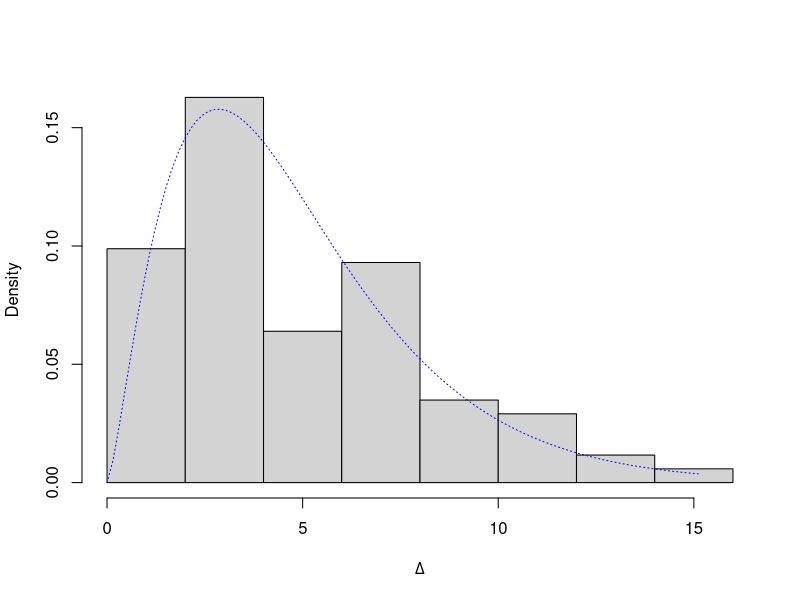

Reproduce this figure in R.
## ---- chunk 1
library(SQUAREM)

bimixEM = function (array_lik, prior, pi_init = NULL, control = list()) 
{
    control.default = list(K = 1, method = 3, square = TRUE, 
        step.min0 = 1, step.max0 = 1, mstep = 4, kr = 1, objfn.inc = 1, 
        tol = 1e-07, maxiter = 5000, trace = FALSE)
    namc = names(control)
    if (!all(namc %in% names(control.default))) 
        stop("unknown names in control: ", namc[!(namc %in% names(control.default))])
    controlinput = modifyList(control.default, control)
    K = dim(array_lik)[1]
    L = dim(array_lik)[2]
    if (is.null(pi_init)) {
        pi_init = c(rep(1/K, K),rep(1/L,L))
    }
    res = squarem(par = pi_init, fixptfn = bifixpoint, objfn = binegpenloglik, 
        array_lik = array_lik, prior = prior, control = controlinput)
    return(list(pihat = 2* normalize(pmax(0, res$par)), B = res$value.objfn, 
        niter = res$iter, converged = res$convergence))
}

bifixpoint = function(pi, array_lik, prior){  
 K = dim(array_lik)[1]
 L = dim(array_lik)[2]
 pi_k = pi[1:K]
 pi_l = pi[-(1:K)]
 prior_k = prior[1:K]
 prior_l = prior[-(1:K)]
 matrix_lik = apply(aperm(array_lik,c(2,1,3))*pi_l,2,colSums)
 pi_knew = fixpoint(pi_k,matrix_lik,prior_k)
 matrix_lik = apply(array_lik*pi_knew,2,colSums)
 pi_lnew = fixpoint(pi_l,matrix_lik,prior_l)
 return(c(pi_knew,pi_lnew))
}

fixpoint = function (pi, matrix_lik, prior) 
{
    pi = normalize(pmax(0, pi))
    m = t(pi * t(matrix_lik))
    m.rowsum = rowSums(m)
    classprob = m/m.rowsum
    pinew = normalize(colSums(classprob) + prior - 1)
    return(pinew)
}

normalize = function (x) 
{
    return(x/sum(x))
}

binegpenloglik = function (pi, array_lik, prior) 
{
    return(-bipenloglik(pi, array_lik, prior))
}

bipenloglik = function (pi, array_lik, prior) 
{
	K = dim(array_lik)[1]
    pi_k = pi[1:K]
    pi_l = pi[-(1:K)]
    loglik = sum(log(colSums(t(apply(pi_k*array_lik,2,colSums))*pi_l)))
    subset = (prior != 1)
    priordens = sum((prior - 1)[subset] * log(pi[subset]))
    return(loglik + priordens)
}
## ---- chunk 2
bilik = function (betahat0, sebetahat0, betahat1, sebetahat1, sigmaalpha, sigmagamma) {
	N1 = length(betahat0)
	N2 = length(betahat1)
	K = length(sigmaalpha)
	L = length(sigmagamma)
	J = N1 + N2
	array_lik = array(0, dim = c(K,L,J))
	for (j in 1:N1){
		for (k in 1:K){
			for (l in 1:L){
				array_lik[k,l,j] = dnorm(betahat0[j],0,sqrt(sebetahat0[j]^2+sigmaalpha[k]^2))
			}
		}
	}
	for (j in (N1+1):(N1+N2)){
		for (k in 1:K){
			for (l in 1:L){
				array_lik[k,l,j] = dnorm(betahat1[j-N1],0,sqrt(sebetahat1[j-N1]^2+sigmaalpha[k]^2+sigmagamma[l]^2))
			}
		}
	}
	return(array_lik)
}
## ---- chunk 3
Delta=scan("../output/LLRT.txt")
conv=scan("../output/conv.txt")
mean(conv)
Delta=Delta[conv==1]
d=mean(Delta)
hist(Delta,prob=T,xlab=expression(Delta),main="")
x=seq(0,max(Delta)+1,length=100)
lines(x,dchisq(x,d),col="blue",lty=3)
